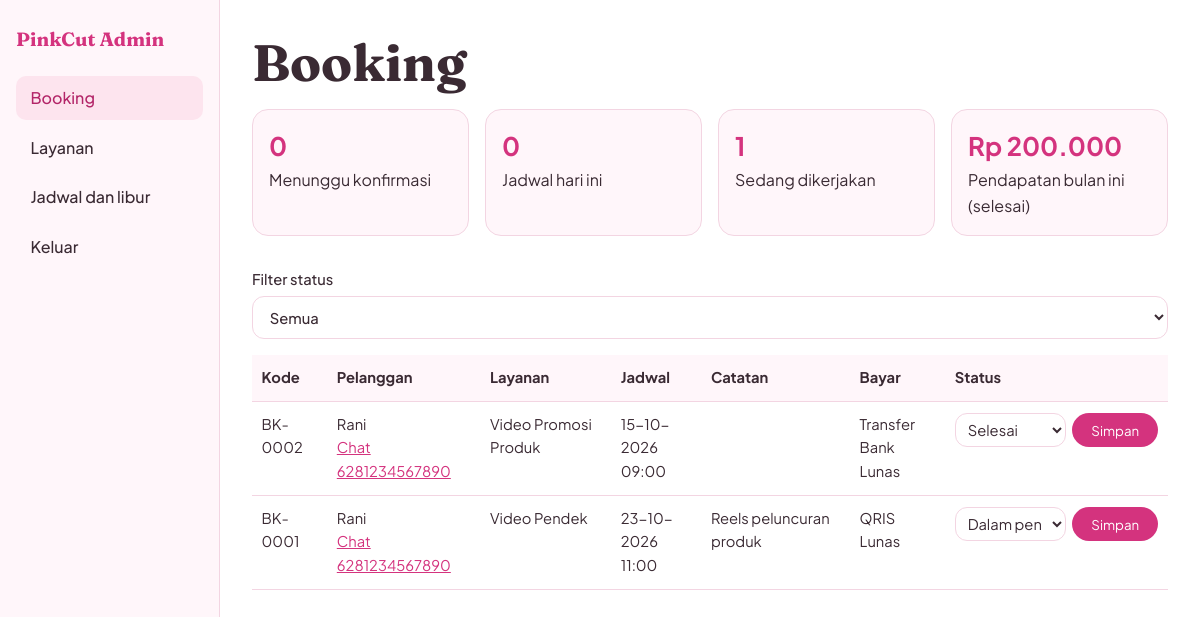
The page /admin/index.php (signed in) on the database its author committed.
### tables this page shows
CREATE TABLE bookings (
  id INT AUTO_INCREMENT PRIMARY KEY,
  kode VARCHAR(12) UNIQUE,
  nama VARCHAR(100) NOT NULL,
  wa VARCHAR(20) NOT NULL,
  service_id INT NOT NULL,
  tanggal DATE NOT NULL,
  jam VARCHAR(5) NOT NULL,
  catatan TEXT,
  link VARCHAR(255),
  pembayaran VARCHAR(20) NOT NULL DEFAULT 'QRIS',
  lunas TINYINT(1) NOT NULL DEFAULT 0,
  status VARCHAR(30) NOT NULL DEFAULT 'Menunggu konfirmasi',
  created_at TIMESTAMP DEFAULT CURRENT_TIMESTAMP,
  FOREIGN KEY (service_id) REFERENCES services(id)
);

CREATE TABLE services (
  id INT AUTO_INCREMENT PRIMARY KEY,
  nama VARCHAR(100) NOT NULL,
  kategori VARCHAR(50) NOT NULL DEFAULT 'Lainnya',
  ikon VARCHAR(20) NOT NULL DEFAULT 'film',
  deskripsi TEXT,
  harga INT NOT NULL DEFAULT 0,
  aktif TINYINT(1) NOT NULL DEFAULT 1
);

### includes/functions.php (called while the page is built, shortened)
<?php
function e($s){ return htmlspecialchars((string)$s, ENT_QUOTES, 'UTF-8'); }
function rp($n){ return 'Rp '.number_format((int)$n,0,',','.'); }
function tgl($d){ return date('d-m-Y', strtotime($d)); }
function norm_wa($no){ $no=preg_replace('/\D/','',$no); if(strpos($no,'0')===0) $no='62'.substr($no,1); return $no; }
function wa_to($no){ return 'https://wa.me/'.norm_wa($no); }

### admin/index.php (the view, shortened to what this page needs)
<?php require __DIR__.'/_top.php';
$baru=$pdo->query("SELECT COUNT(*) FROM bookings WHERE status='Menunggu konfirmasi'")->fetchColumn();
$hari=$pdo->query("SELECT COUNT(*) FROM bookings WHERE tanggal=CURDATE() AND status<>'Dibatalkan'")->fetchColumn();
$proses=$pdo->query("SELECT COUNT(*) FROM bookings WHERE status IN ('Dikonfirmasi','Dalam pengerjaan','Revisi')")->fetchColumn();
$omzet=$pdo->query("SELECT COALESCE(SUM(s.harga),0) FROM bookings b JOIN services s ON s.id=b.service_id WHERE b.status='Selesai' AND MONTH(b.tanggal)=MONTH(CURDATE()) AND YEAR(b.tanggal)=YEAR(CURDATE())")->fetchColumn();
$f=$_GET['status']??''; $sql='SELECT b.*,s.nama layanan FROM bookings b JOIN services s ON s.id=b.service_id';
if(in_array($f,STATUS)){ $q=$pdo->prepare($sql.' WHERE b.status=? ORDER BY b.tanggal,b.jam'); $q->execute([$f]); } else { $q=$pdo->query($sql.' ORDER BY b.id DESC'); }
$rows=$q->fetchAll(); ?>
<h1>Booking</h1>
<div class="stats">
  <div class="stat"><b><?=$baru?></b>Menunggu konfirmasi</div><div class="stat"><b><?=$hari?></b>Jadwal hari ini</div>
  <div class="stat"><b><?=$proses?></b>Sedang dikerjakan</div><div class="stat"><b><?= rp($omzet) ?></b>Pendapatan bulan ini (selesai)</div>
</div>
<form method="get" class="row" style="margin-bottom:1rem"><label>Filter status
  <select name="status" onchange="this.form.submit()"><option value="">Semua</option>
  <?php foreach(STATUS as $s): ?><option <?= $f===$s?'selected':'' ?>><?=$s?></option><?php endforeach; ?></select></label></form>
<table><tr><th>Kode</th><th>Pelanggan</th><th>Layanan</th><th>Jadwal</th><th>Catatan</th><th>Bayar</th><th>Status</th></tr>
<?php foreach($rows as $r): ?>
<tr><td><?= e($r['kode']) ?></td>
<td><?= e($r['nama']) ?><br><a target="_blank" rel="noopener" href="<?= e(wa_to($r['wa'])) ?>">Chat <?= e($r['wa']) ?></a></td>
<td><?= e($r['layanan']) ?></td><td><?= tgl($r['tanggal']) ?><br><?= e($r['jam']) ?></td>
<td><?= e($r['catatan']) ?><?php if($r['link']): ?><br><a target="_blank" rel="noopener" href="<?= e($r['link']) ?>">Link bahan</a><?php endif; ?></td>
<td><?= e($r['pembayaran']) ?><br><?= $r['lunas']?'Lunas':'Belum' ?></td>
<td><form method="post"><input type="hidden" name="id" value="<?=$r['id']?>">
  <select name="status"><?php foreach(STATUS as $s): ?><option <?= $r['status']===$s?'selected':'' ?>><?=$s?></option><?php endforeach; ?></select>
  <button class="btn">Simpan</button></form></td></tr>
<?php endforeach; if(!$rows): ?><tr><td colspan="7" class="muted">Belum ada booking.</td></tr><?php endif; ?>
</table>
<?php require __DIR__.'/_bottom.php'; ?>

### assets/style.css (style rules this page uses)
:root { --pink:#d4337e;--pink-d:#b32568;--pink-m:#f7a8c8;--pink-l:#fde4ee;--tint:#fff6fa;--ink:#3a2a33;--muted:#7d6a74;--line:#f3d5e2;--r:16px }
* { box-sizing:border-box }
body { margin:0;font-family:'Plus Jakarta Sans',system-ui,sans-serif;color:var(--ink);background:#fff;line-height:1.6 }
h1,h2,h3 { font-family:'Fraunces',Georgia,serif;line-height:1.2;margin:0 0 .5rem }
h1 { font-size:clamp(2rem,5vw,3.2rem) }
a { color:var(--pink) }
.btn { display:inline-block;background:var(--pink);color:#fff!important;border:0;border-radius:999px;padding:.55rem 1.2rem;font:600 .95rem inherit;font-family:inherit;text-decoration:none;cursor:pointer }
label { display:grid;gap:.3rem;font-weight:500;font-size:.92rem }
input,select,textarea { font:inherit;padding:.65rem .8rem;border:1.5px solid var(--line);border-radius:12px;background:#fff;color:var(--ink);width:100% }
.stats { display:grid;grid-template-columns:repeat(auto-fit,minmax(170px,1fr));gap:1rem;margin:1rem 0 2rem }
.stat { background:var(--tint);border:1px solid var(--line);border-radius:var(--r);padding:1rem }
.stat b { display:block;font-size:1.6rem;color:var(--pink) }
table { width:100%;border-collapse:collapse;font-size:.92rem }
th,td { text-align:left;padding:.7rem .6rem;border-bottom:1px solid var(--line);vertical-align:top }
th { background:var(--tint) }
td form { display:flex;gap:.4rem }
td select,td input { padding:.35rem .5rem }
.row { display:flex;gap:.6rem;flex-wrap:wrap;align-items:end }
.row label { flex:1;min-width:140px }

### rows shown on the page
bookings: kode "BK-0002", nama "Rani", wa "6281234567890", service.nama "Video Promosi Produk", tanggal "15-10-2026", jam "09:00", pembayaran "Transfer Bank", lunas "Lunas", status "Selesai"
bookings: kode "BK-0001", nama "Rani", wa "6281234567890", service.nama "Video Pendek", tanggal "23-10-2026", jam "11:00", catatan "Reels peluncuran produk", pembayaran "QRIS", lunas "Lunas", status "Dalam pengerjaan"

### other values the page prints
$baru "0"
$hari "0"
$proses "1"
rp($omzet) "Rp 200.000"
